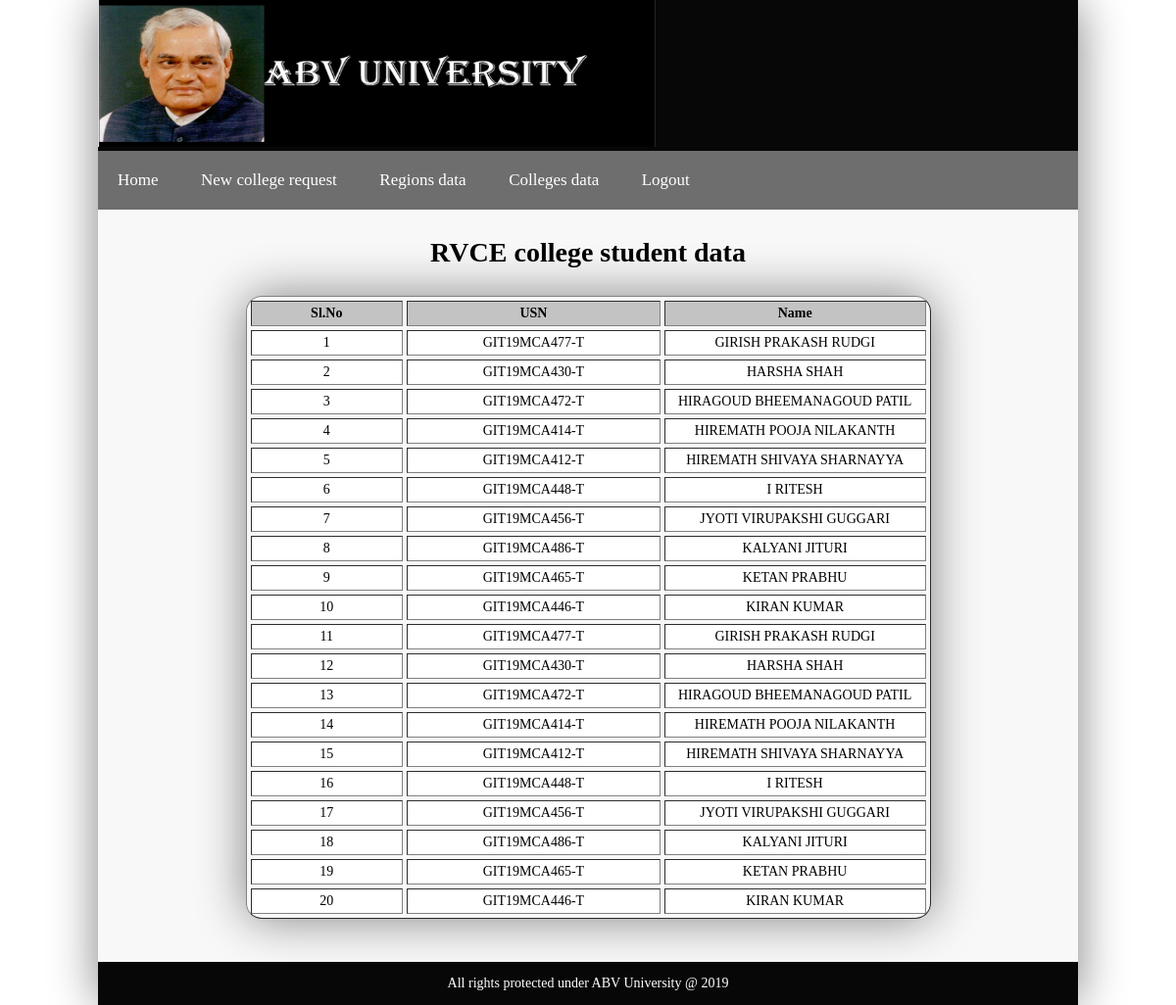
Page /universityadmin3collegedata.php (signed in) on the committed database.
### tables this page shows
CREATE TABLE `college3student` (
  `usn` varchar(30) NOT NULL,
  `name` varchar(30) NOT NULL
);

### universityadmin3collegedata.php (the view, shortened to what this page needs)
?><!DOCTYPE html>
<html>
    <head>
        <link rel="stylesheet" type="text/css" href="nav2.css"/>
         <link rel="stylesheet" href="style.css">
    </head>
    <body class="body">
        <table width="1000" border="0" cellspacing="0" cellpadding="0" align="center">
         <tbody>
            <tr>
              <td height="140" bgcolor="#070707" align="left">  <?php include("header.php"); ?> </td>
            </tr>
            <tr>
              <td bgcolor="#6E6E6E"> <?php include("universitynav.php"); ?> </td>
           </tr>
            <tr bgcolor="#F8F8F8">
                <td colspan="2">  <h1 align="center"> <p>RVCE college student data</p>
</h1>
                  <?php
						include("myconn2.php");
						$sql="SELECT *from college3student";
						$result=$conn2->query($sql);
						if($result->num_rows==0)
						{
							echo "No Records Found";
						}
						else
						{
					?>
                  <table width="699" border="1" align="center" cellpadding="4" cellspacing="4">
                    <tbody>
                      <tr>
                        <th width="159" bgcolor="#C3C3C3" style="text-align: center" scope="col"> Sl.No </th>
                        <th width="267" bgcolor="#C3C3C3" style="text-align: center" scope="col"> USN </th>
                        <th width="273" bgcolor="#C3C3C3" style="text-align: center" scope="col"> Name </th>
                      </tr>
                      <?php
							$r1 = 1;
							while($row=$result->fetch_assoc())
							{
								$usn1=$row["usn"];
								$name1=$row["name"];
							?>
                      <tr>
                        <td bgcolor="#FFFFFF" style="text-align: center"><?php echo $r1++;?></td>
                        <td bgcolor="#FFFFFF" style="text-align: center"><?php echo $usn1;?></td>
                        <td bgcolor="#FFFFFF" style="text-align: center"><?php echo $name1;?></td>
                      </tr>
                      <?php
						}
						}
                       ?>
                    </tbody>
                  </table>
                  <p>&nbsp;</p>
              </td>
            </tr>
            <tr>
               <td bgcolor="#070707" align="center" height="2"> <?php include("footer.php"); ?></td>
            </tr>
        </tbody>
      </table>
    </body>
</html>

### style.css (style rules this page uses)
body { margin: 0; padding: 0; height: 100%; }
table { margin: auto; -webkit-box-shadow: 0 0 50px gray; -moz-box-shadow: 0 0 50px gray; box-shadow: 0 0 50px gray; border-radius: 16px; font-size: 14px; }

### rows in the picture
college3student: usn "GIT19MCA477-T", name "GIRISH PRAKASH RUDGI"
college3student: usn "GIT19MCA430-T", name "HARSHA SHAH"
college3student: usn "GIT19MCA472-T", name "HIRAGOUD BHEEMANAGOUD PATIL"
college3student: usn "GIT19MCA414-T", name "HIREMATH POOJA NILAKANTH"
college3student: usn "GIT19MCA412-T", name "HIREMATH SHIVAYA SHARNAYYA"
college3student: usn "GIT19MCA448-T", name "I RITESH"
college3student: usn "GIT19MCA456-T", name "JYOTI VIRUPAKSHI GUGGARI"
college3student: usn "GIT19MCA486-T", name "KALYANI JITURI"
college3student: usn "GIT19MCA465-T", name "KETAN PRABHU"
college3student: usn "GIT19MCA446-T", name "KIRAN KUMAR"
college3student: usn "GIT19MCA477-T", name "GIRISH PRAKASH RUDGI"
college3student: usn "GIT19MCA430-T", name "HARSHA SHAH"
college3student: usn "GIT19MCA472-T", name "HIRAGOUD BHEEMANAGOUD PATIL"
college3student: usn "GIT19MCA414-T", name "HIREMATH POOJA NILAKANTH"
college3student: usn "GIT19MCA412-T", name "HIREMATH SHIVAYA SHARNAYYA"
college3student: usn "GIT19MCA448-T", name "I RITESH"
college3student: usn "GIT19MCA456-T", name "JYOTI VIRUPAKSHI GUGGARI"
college3student: usn "GIT19MCA486-T", name "KALYANI JITURI"
college3student: usn "GIT19MCA465-T", name "KETAN PRABHU"
college3student: usn "GIT19MCA446-T", name "KIRAN KUMAR"
